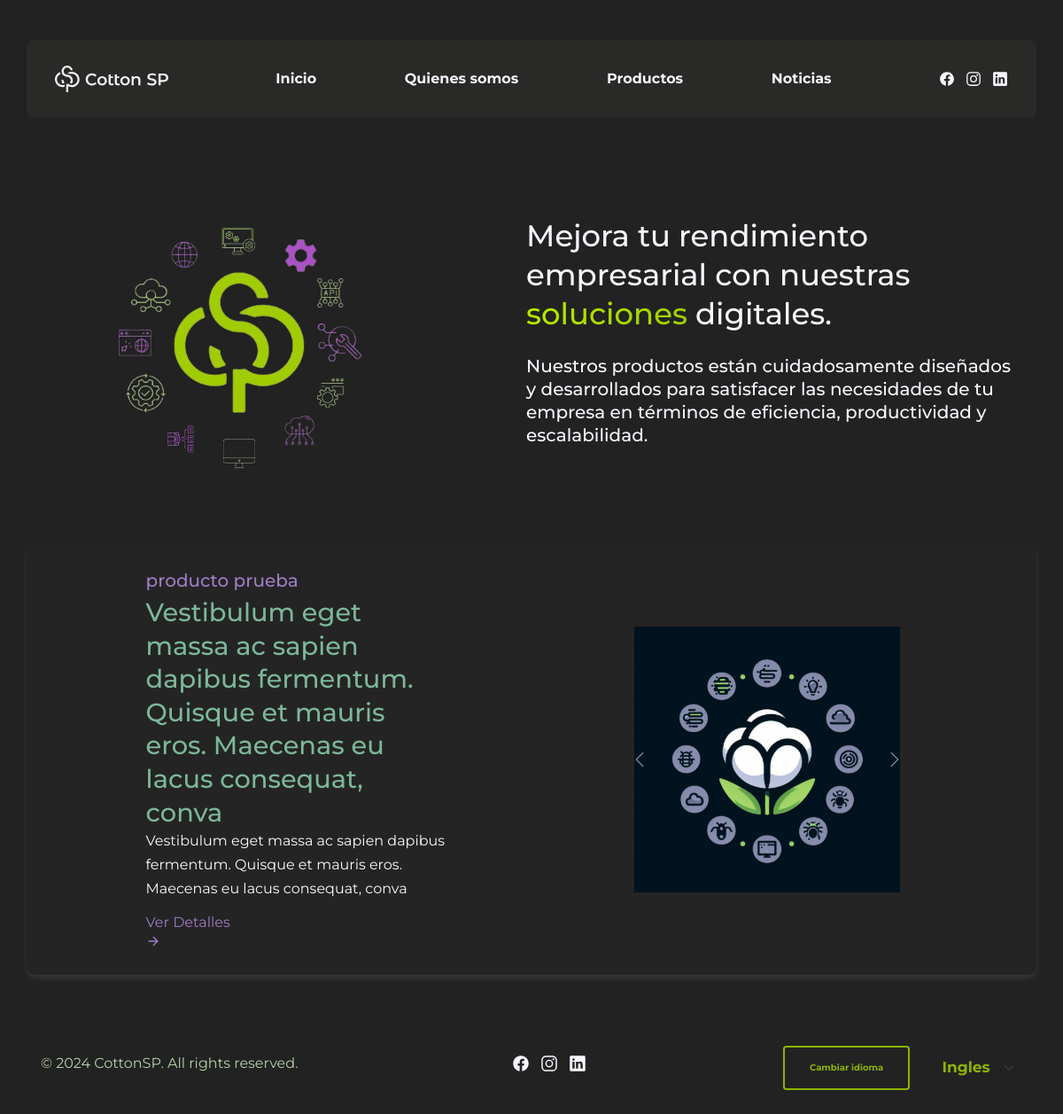
/productos/, run on the app's committed database.
### apps/productos/models.py (models this page shows, shortened)
class Producto(models.Model):
    imagen_principal = models.ImageField(upload_to='productos/',blank=False,null=False)
    imagen_2 = models.ImageField(upload_to='productos/',blank=True,null=True,default='img/hero-banner.jpg')
    imagen_3 = models.ImageField(upload_to='productos/',blank=True,null=True,default='img/hero-banner.jpg')
    titulo = models.CharField(max_length=100)
    descripcion = models.TextField(max_length = 256)
    resumen = models.TextField(max_length = 256,blank = True)
    resumen_2 = models.TextField(max_length = 256,blank = True)
    url = models.URLField(blank = True,null = True)

### apps/productos/views.py (the view)
# urls.py: path('', views.lista_productos, name='lista_productos'),
def lista_productos(request):
    productos = Producto.objects.all()
    return render(request, 'productos/productos.html', {'productos': productos})

### templates/productos/productos.html (shortened to what this page needs)
{% extends 'base.html' %}
{% load static %}
{% block estilos %}
    <link rel="stylesheet" href='{% static "css/productos.css" %}'>
{% endblock estilos %}
{% block contenido %}
<section class=" hero">
    <div class="container">
      <figure class="hero-banner">
        <img src="{% static 'img/banner_productos1.png' %}" width="660" height="640" alt="CottonSP" class="w-102 col-12 col-md-8 col-xl-10 mx-sm-auto"
          data-reveal="top">
      </figure>
      <div class="hero-content">
        <h2 class="h2 hero-title" data-reveal="top" data-reveal-delay="0.5s">
          Mejora tu rendimiento empresarial con nuestras  <span class="span_gradient" style="display: inline-block">soluciones</span> digitales.
        <p class="section-text" data-reveal="top" data-reveal-delay="0.75s">
          Nuestros productos están cuidadosamente diseñados y desarrollados para satisfacer las necesidades de tu empresa en términos de eficiencia, productividad y escalabilidad.
        </p>
      </div>
    </div>
  </section>
  {% for producto in productos %}
  <div class="container" style="background-color: #3938371c; border-radius: 10px; box-shadow: 0 4px 6px rgba(245, 240, 240, 0.1);;">
    <div class="row justify-content-around center align-items-center mb-5 mt-5 p-5">
      {% if forloop.counter|divisibleby:2 %}
      <div class="col-12 col-lg-4 order-2 order-lg-1">
        <div id="carouselExampleControls_{{ forloop.counter }}" class="carousel slide"data-bs-reveal="rigth"  data-bs-ride="carousel">
          <div class="carousel-inner">
            <div class="carousel-item active">
              <img src="{{ producto.imagen_principal.url }}" class="d-block w-100 img-fluid" alt="..." width="660px" height="640px">
            </div>
            <div class="carousel-item">
              <img src="{{ producto.imagen_2.url }}" class="d-block w-100 img-fluid" alt="..." width="660px" height="640px">
            </div>
            <div class="carousel-item">
              <img src="{{ producto.imagen_3.url }}" class="d-block w-100 img-fluid" alt="..." width="660px" height="640px">
            </div>
          </div>
          <button class="carousel-control-prev" type="button" data-bs-target="#carouselExampleControls_{{ forloop.counter }}" data-bs-slide="prev">
            <span class="carousel-control-prev-icon" aria-hidden="true"></span>
            <span class="visually-hidden">Previous</span>
          </button>
          <button class="carousel-control-next" type="button" data-bs-target="#carouselExampleControls_{{ forloop.counter }}" data-bs-slide="next">
            <span class="carousel-control-next-icon" aria-hidden="true"></span>
            <span class="visually-hidden">Next</span>
          </button>
        </div>
      </div>
      <div class="col-12 col-lg-4 order-1 order-lg-2">
        <div class="card-content" data-bs-reveal="left">
          <h2 class="card-tag fs-1" style="color: #a07cc5">{{ producto.titulo }}</h2>
          <p class="card-title fs-4" style="color: #fbf9fd;">{{ producto.resumen }}</p>
          <a href="{% url 'detalle_producto' producto.id %}" class="btn-text" style="color: #a07cc5;">
            <span class="span">Ver Detalles</span>
            <ion-icon name="arrow-forward-outline" aria-hidden="true"></ion-icon>
          </a>
        </div>
      </div>
      {% else %}
      <div class="col-md-4">
        <div class="card-content" data-bs-reveal="left">
          <h2 class="card-tag" style="color: #a07cc5">{{ producto.titulo }}</h2>
          <h4 class="h3 card-title" style="color: #7cb798;">{{ producto.resumen_2 }}</h4>
          <p class="card-text" style="color: #fbf9fd;">{{ producto.resumen }}</p>
          <a href="{% url 'detalle_producto' producto.id %}" class="btn-text" style="color: #a07cc5;">
            <span class="span">Ver Detalles</span>
            <ion-icon name="arrow-forward-outline" aria-hidden="true"></ion-icon>
          </a>
        </div>
      </div>
      <div class="col-md-4 order-md-1">
        <div id="carouselExampleControls_{{ forloop.counter }}" class="carousel slide"data-bs-reveal="rigth"  data-bs-ride="carousel">
            <div class="carousel-inner">
                <div class="carousel-item active">
                  <img src="{{ producto.imagen_principal.url }}" class="d-block w-100 img-fluid" alt="..." >
                </div>
              </div>
          <button class="carousel-control-prev" type="button" data-bs-target="#carouselExampleControls_{{ forloop.counter }}" data-bs-slide="prev">
            <span class="carousel-control-prev-icon" aria-hidden="true"></span>
          </button>
          <button class="carousel-control-next" type="button" data-bs-target="#carouselExampleControls_{{ forloop.counter }}" data-bs-slide="next">
            <span class="carousel-control-next-icon" aria-hidden="true"></span>
          </button>
        </div>
      </div>
      {% endif %}
    </div>
  </div>
  {% endfor %}
{% endblock contenido %}

### static/css/base.css (style rules this page uses)
:root { --bg-color: #292927; --white_a8: hsla(0, 0%, 0%, 0.08); --white_a12: hsla(0, 0%, 0%, 0.12); --cultured: #222222; --snow: #222222; --manatee: rgb(255, 255, 255); --black-coral: rgb(181, 210, 168); --cadet-blue-crayola_a20: hsla(42, 77%, 29%, 0.2); --cinnamon-satin: #8db305; --raisin-black: hsla(36, 86%, 86%, 1); --raisin-black_a6: hsla(36, 86%, 86%, 0.06); --gunmetal: hsla(34, 85%, 79%, 1); --charcoal: #F6F8FF; --CottonAC: #2FCBEB; --ff-manrope: 'Montserrat', sans-serif; --fs-1: calc(2.7rem + 1.38vw); --fs-2: calc(2.6rem + .66vw); --fs-3: calc(2.6rem + .24vw); --fs-4: 1.9rem; --fs-5: 1.8rem; --fs-6: 1.7rem; --fs-7: 1.5rem; --fs-8: 1.4rem; --fw-700: 700; --section-padding: 90px; --shadow-1: 0 0 20px hsla(216, 14%, 14%, 0.05); --shadow-2: 0 4px 28px hsla(216, 14%, 14%, 0.07); --radius-circle: 50%; --radius-pill: 100px; --radius-8: 8px; --radius-6: 6px; --transition-1: 0.25s ease; --transition-2: 0.5s ease; --transition-3: 0.3s ease-in-out; }
*, *::before, *::after { margin: 0; padding: 0; box-sizing: border-box; }
a, img, span, button, ion-icon { display: block; }
a { color: inherit; text-decoration: none; }
img { height: auto; }
input, button, textarea { background: none; border: none; font: inherit; }
button { cursor: pointer; }
ion-icon { pointer-events: none; }
html { font-family: "Montserrat"; font-size: 10px; scroll-behavior: smooth; }
body { font-family: "Montserrat", sans-serif; background-color: #292927; color: var(--black-coral); font-size: 1.6rem; line-height: 1.7; }
.container { padding-inline: 16px; }
.w-100 { width: 100%; }
.h1, .h2, .h3, .h4 { color: var(--charcoal); line-height: 1.3; }
.h2 { font-size: var(--fs-2); }
.h3 { font-size: var(--fs-3); }
.section-text { font-size: var(--fs-5); }
[data-reveal] { opacity: 0; transition: 0.75s ease; }
[data-reveal="top"] { transform: translateY(-30px); }
[data-reveal].revealed { transform: translate(0); opacity: 1; }
.hero { padding-block-start: calc(var(--section-padding) + 50px); background-color: var(--cultured); }
.hero .container { display: grid; gap: 50px; }
.hero-banner { position: relative; max-width: max-content; margin-inline: auto; }
.hero-content { text-align: center; }
.hero .section-text { margin-block: 24px 36px; }
.span_gradient { background: linear-gradient(130deg, #b8eb00, #a0cc00); background-clip: text; -webkit-background-clip: text; -webkit-text-fill-color: transparent; }
@media (min-width: 575px) { .container { max-width: 540px; width: 100%; margin-inline: auto; } }
@media (min-width: 768px) { .container { max-width: 720px; } }
@media (min-width: 768px) { .section-text { --fs-5: 2rem; } }
@media (min-width: 992px) { :root { --section-padding: 120px; } }
@media (min-width: 992px) { .container { max-width: 960px; } }
@media (min-width: 992px) { .hero { padding-block-start: calc(var(--section-padding) + 80px); } }
@media (min-width: 992px) { .hero .container { grid-template-columns: 0.8fr 1fr; align-items: center; gap: 100px; } }
@media (min-width: 992px) { .hero-content { text-align: left; } }
@media (min-width: 1200px) { .container, .header { max-width: 1140px; } }

### static/css/productos.css (style rules this page uses)
body { background-color: #222222 !important; }
.carousel-item img { object-fit: contain; height: 300px; }
@media (min-width: 1200px) { .carousel-item img { width: 100%; } }
@media (min-width: 992px) { .carousel-item img { max-width: 100%; } }

### data on the page
Producto: titulo "producto prueba", resumen_2 "Vestibulum eget massa ac sapien dapibus fermentum. Quisque et mauris eros. Maecenas eu lacus consequat, conva", resumen "Vestibulum eget massa ac sapien dapibus fermentum. Quisque et mauris eros. Maecenas eu lacus consequat, conva", imagen_principal (picture)
